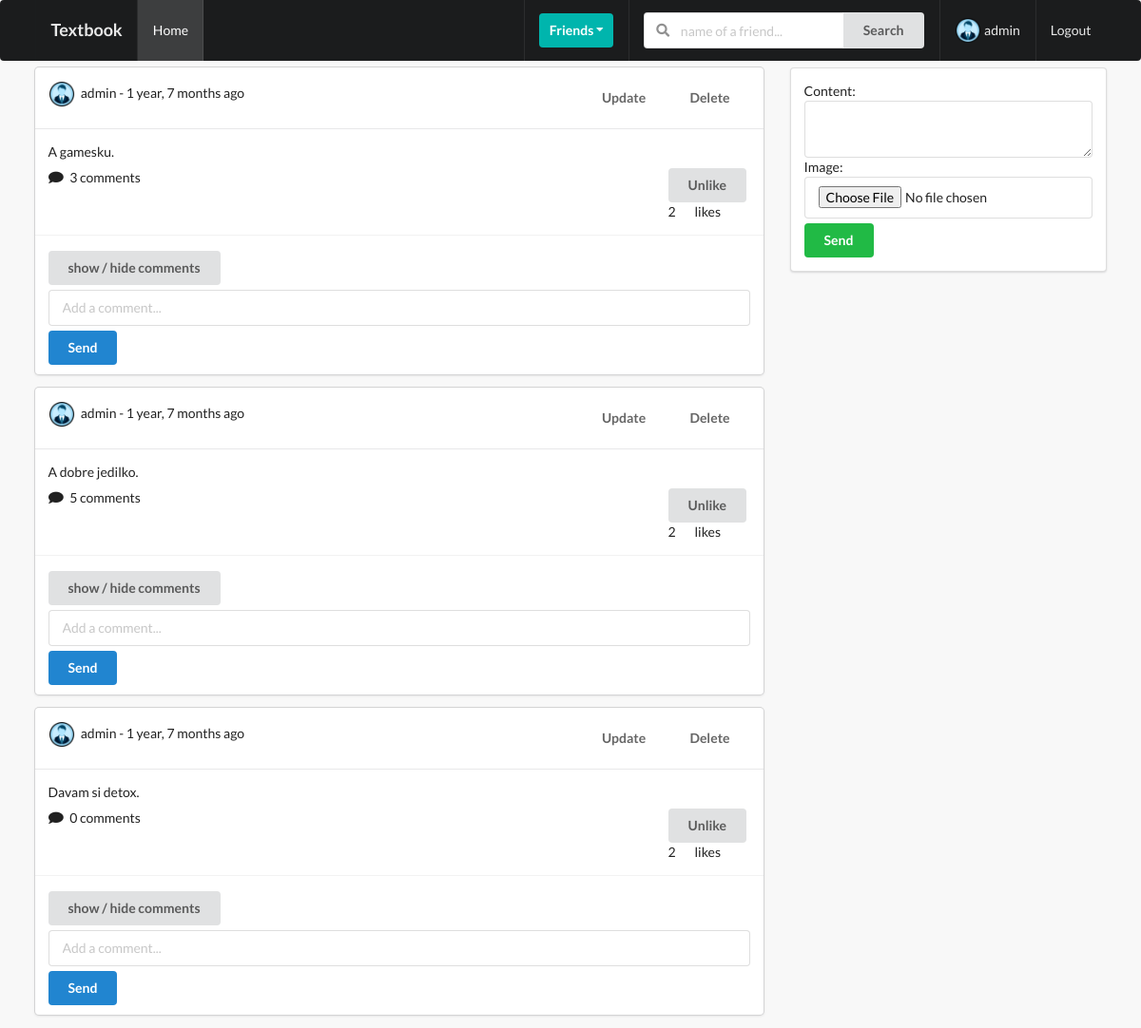
Screenshot of /posts/post/ (signed in) with the database file from the repository.
### posts/models.py (models this page shows, shortened)
class Post(models.Model):
	content = models.TextField()
	image = models.ImageField(upload_to='posts', validators=[FileExtensionValidator(['png', 'jpg', 'jpeg'])], blank=True)
	liked = models.ManyToManyField(Profile, blank=True, related_name='likes')
	updated = models.DateTimeField(auto_now=True)
	created = models.DateTimeField(auto_now_add=True)
	author = models.ForeignKey(Profile, on_delete=models.CASCADE, related_name='posts')
	def num_likes(self):
		return self.liked.all().count()
	def num_comments(self):
		return self.comment_set.all().count()
	class Meta:
		ordering = ('-created',)

### profiles/models.py (models this page shows, shortened)
class Profile(models.Model):
    first_name = models.CharField(max_length=200, blank=True)
    last_name = models.CharField(max_length=200, blank=True)
    user = models.OneToOneField(User, on_delete=models.CASCADE)
    bio = models.TextField(default="no bio...", max_length=300)
    email = models.EmailField(max_length=200, blank=True)
    country = models.CharField(max_length=200, blank=True)
    avatar = models.ImageField(default='avatar.png', upload_to='avatars/')
    friends = models.ManyToManyField(User, blank=True, related_name='friends')
    slug = models.SlugField(unique=True, blank=True)
    updated = models.DateTimeField(auto_now=True)
    created = models.DateTimeField(auto_now_add=True)
    objects = ProfileManager()
    def __str__(self):
        return f"{self.user.username}-{self.created.strftime('%d-%m-%Y')}"
    __initial_first_name = None
    __initial_last_name = None
    def __init__(self, *args, **kwargs):
        super().__init__(*args, **kwargs)
        self.__initial_first_name = self.first_name
        self.__initial_last_name = self.last_name

### posts/views.py (the view, shortened to what this page needs)
# urls.py: path('post/', post_comment_create__and_list_view, name='post'),
@login_required
def post_comment_create__and_list_view(request):
	qs = Post.objects.all()
	profile = Profile.objects.get(user=request.user)
	p_form = PostModelForm()
	c_form = CommentModelForm()
	post_added = False
	context = {
	'qs':qs,
	'profile':profile,
	'p_form':p_form,
	'c_form':c_form,
	'post_added':post_added,
	}
	return render(request, 'post.html', context)

### posts/forms.py
class PostModelForm(forms.ModelForm):
	content = forms.CharField(widget=forms.Textarea(attrs={'rows':2}))
	class Meta:
		model = Post
		fields = ('content', 'image')

class CommentModelForm(forms.ModelForm):
	body = forms.CharField(label='',
						   widget=forms.TextInput(attrs={'placeholder':'Add a comment...'}))
	class Meta:
		model = Comment
		fields = ('body',)

### profiles/context_processors.py (called while the page is built)
def profile_pic(request):
    if request.user.is_authenticated:
        profile_obj = Profile.objects.get(user=request.user)
        pic = profile_obj.avatar
        return {'picture':pic}
    return {}

def inv_received_no(request):
    if request.user.is_authenticated:
        profile_obj = Profile.objects.get(user=request.user)
        qs_count = Relationship.objects.invitations_received(profile_obj).count
        return {'invites_no':qs_count}
    return {}

### profiles/models.py (called while the page is built)
    def invitations_received(self, receiver):
        qs = Relationship.objects.filter(receiver=receiver, status='send')
        return qs

### templates/post.html (shortened to what this page needs)
{% extends 'base.html' %}
{% block content %}
<div class="ui grid">
  <div class="eleven wide column">
    {% for obj in qs %}
    <div class="ui fluid card">
      <div class="content">
        <div class="right floated meta">
          <div class="ui grid">
            <div class="row">
              {% if request.user == obj.author.user %}
              <a href="{% url 'posts:post-update' obj.pk %}"><button class="ui button bwhite-lg ">Update</button></a>
              <a href="{% url 'posts:post-delete' obj.pk %}"><button class="ui button bwhite-lg ">Delete</button></a>
              {% endif %}
            </div>
          </div>
        </div>
        <img class="ui avatar image" src={{ obj.author.avatar.url }}>
        {{ obj.author.user }} - {{ obj.created|timesince}} ago
      </div>
      <div class="content">
        <p> {{ obj.content }} </p>
        <div class="right floated">
          <form action="{% url 'posts:liked' %}" method="POST" class="like-form" id="{{ obj.id }}">
            <button type="submit" class="ui button like-btn{{ obj.id }}">
              {% if profile not in obj.liked.all %}
                Like
              {% else %}
                Unlike
              {% endif %}
            </button>
            <div class="ui grid">
              <div class="column">
                  <div class="like-count{{ obj.id }}">{{obj.num_likes}}</div>
              </div>
                <div class="column">
                  likes
              </div>
            </div>
          </form>
        </div>
        <i class="comment icon"></i>
        <span> {{ obj.num_comments }} comments</span>
      </div>
      <div class="extra content">
        <button class="cmt_btn ui button mb-5">show / hide comments</button>
        <form action="" method="POST"class='ui fluid form'>
          {{ c_form }}
          <button type="submit" name="submit_c_form" class="ui primary button mt-5 w-full">Send</button>
        </form>
      </div>
    </div>
    {% endfor %}
  </div>
  <div class="five wide column">
    <div class="ui segment">
      <form action="" method="POST" class='ui form' enctype="multipart/form-data">
        {{p_form}}
        <button type='submit' name="submit_p_form" class="ui positive button w-full mt-5">Send</button>
      </form>
    </div>
  </div>
</div>
{% endblock content %}

### templates/navbar.html (shortened to what this page needs)
{% url 'home-view' as path_to_home %}
{% url 'posts:post' as path_to_posts %}
{% url 'profiles:my-profile-view' as path_to_my_profile %}
<div class="ui inverted menu mb-7">
  <div class="ui container">
    <a href="{{ path_to_home }}" class="{% if request.path == path_to_home %}active{% endif %} item">
      <h3>Textbook</h3>
    </a>
    {% if request.user.is_authenticated %}
    <a href="{{ path_to_posts }}" class="{% if request.path == path_to_posts %}active{% endif %} item">
      Home
    </a>
    {% endif %}
    <div class="right menu">
      {% if request.user.is_authenticated %}
      <div class="item">
        <div class="ui floating dropdown icon button teal"> Friends
          <i class="dropdown icon"></i>
        </div>
      </div>
      <div class="item">
        <form action="" method="GET">
          <div class="ui action left icon input">
            <input class="prompt" type="text" name='q' placeholder="name of a friend...">
            <button type='submit' class="ui button">Search</button>
          </div>
        </form>
      </div>
      <a href="{{ path_to_my_profile }}" class="{% if request.path == path_to_my_profile %}active{% endif %} item">
        <img src={{ picture.url }} class="ui avatar image">
        {{ request.user }}
      </a>
      <a href="{% url 'account_logout' %}" class="ui item">
        Logout
      </a>
      {% else %}
      <a href="{% url 'account_login' %}" class="ui item">
        Login
      </a>
      {% endif %}
    </div>
  </div>
</div>

### static_files/style.css (style rules this page uses)
body { background: #F8F8F8 !important; }
.mb-7 { margin-bottom: 7px !important; }
.mt-5 { margin-top: 5px !important; }
.mb-5 { margin-bottom: 5px !important; }
.bwhite-lg { background-color: transparent !important; }

### rows the page displays
Post: shows "Update", author.avatar (placeholder picture), author.user "admin", created "1 year, 7 months", content "A gamesku.", shows "Unlike", num_likes "2", num_comments "3"
Post: shows "Update", author.avatar (placeholder picture), author.user "admin", created "1 year, 7 months", content "A dobre jedilko.", shows "Unlike", num_likes "2", num_comments "5"
Post: shows "Update", author.avatar (placeholder picture), author.user "admin", created "1 year, 7 months", content "Davam si detox.", shows "Unlike", num_likes "2", num_comments "0"

### other values shown
{{ request.user }} "admin"
